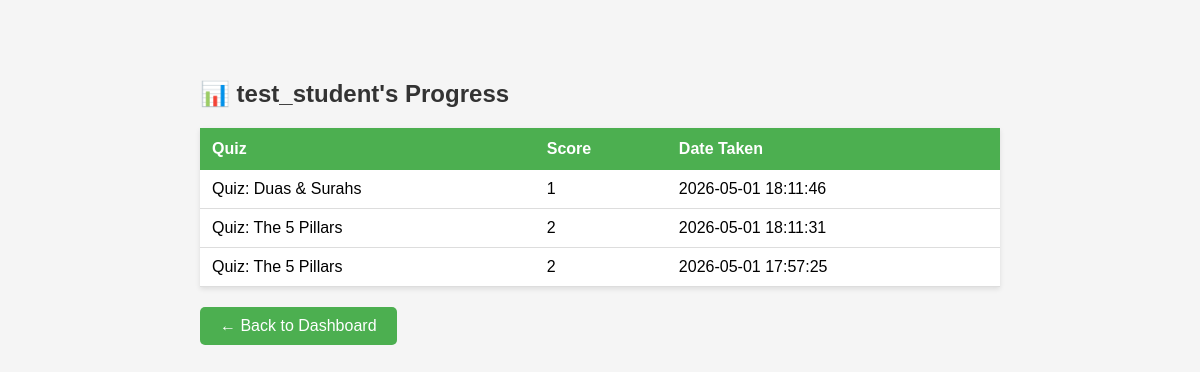
The page /teacher/student/4 (signed in) on the database its author committed.
### tables this page shows
CREATE TABLE Users (
    user_ID INTEGER PRIMARY KEY AUTOINCREMENT,
    username VARCHAR(50) UNIQUE NOT NULL,
    password VARCHAR(250) NOT NULL,
    role VARCHAR(20) NOT NULL -- 'could be teacher or student'
);

CREATE TABLE Quiz_Results (
    result_ID INTEGER PRIMARY KEY AUTOINCREMENT,
    user_ID INTEGER,
    quiz_ID INTEGER,
    score INTEGER,
    completion_date DATETIME DEFAULT CURRENT_TIMESTAMP,
    FOREIGN KEY (user_ID) REFERENCES Users(user_ID),
    FOREIGN KEY (quiz_ID) REFERENCES Quiz (quiz_ID)
);

CREATE TABLE Quiz (
    quiz_ID INTEGER PRIMARY KEY AUTOINCREMENT,
    lesson_ID INTEGER,
    title VARCHAR(250) NOT NULL,
    FOREIGN KEY (lesson_ID) REFERENCES Lessons(lesson_ID) ON DELETE CASCADE
);

### app.py (the view)
@app.route('/teacher/student/<int:user_ID>')
def view_student(user_ID):
    if session.get('role') != 'teacher':
        return redirect(url_for('lessons'))
    conn = get_db()
    cursor = conn.cursor()
    cursor.execute("SELECT * FROM Users WHERE user_ID=?", (user_ID,))
    student = cursor.fetchone()
    cursor.execute("""
        SELECT Quiz.title, Quiz_Results.score, Quiz_Results.completion_date
        FROM Quiz_Results
        JOIN Quiz ON Quiz_Results.quiz_ID = Quiz.quiz_ID
        WHERE Quiz_Results.user_ID = ?
        ORDER BY Quiz_Results.completion_date DESC
    """, (user_ID,))
    results = cursor.fetchall()
    conn.close()
    return render_template('view_student_progress.html', student=student, results=results)

### app.py (called while the page is built)
def get_db():
    conn = sqlite3.connect(DB_NAME)
    conn.execute("PRAGMA foreign_keys = ON")  #this enforces FK constraints
    return conn

### templates/view_student_progress.html (shortened to what this page needs)
<!DOCTYPE html>
<html>
<head>
</head>
<body>
<h2>📊 {{ student[1] }}'s Progress</h2>
<table>
    <tr>
        <th>Quiz</th>
        <th>Score</th>
        <th>Date Taken</th>
    </tr>
    {% for result in results %}
    <tr>
        <td>{{ result[0] }}</td>
        <td>{{ result[1] }}</td>
        <td>{{ result[2] }}</td>
    </tr>
    {% endfor %}
</table>
<a class="btn" href="/teacher/dashboard">← Back to Dashboard</a>
</body>
</html>

### templates/view_student_progress.html (style rules this page uses)
body { font-family: Arial; max-width: 800px; margin: 40px auto; background: #f5f5f5; padding: 20px; }
h2 { color: #333; }
table { width: 100%; border-collapse: collapse; background: white; box-shadow: 0 2px 5px rgba(0,0,0,0.1); }
th { background: #4CAF50; color: white; padding: 12px; text-align: left; }
td { padding: 10px 12px; border-bottom: 1px solid #ddd; }
a.btn { display: inline-block; margin-top: 20px; padding: 10px 20px; background: #4CAF50; color: white; border-radius: 5px; text-decoration: none; }

### rows shown on the page
Users: username "test_student"
Quiz_Results: title "Quiz: Duas & Surahs", score "1", completion_date "2026-05-01 18:11:46"
Quiz_Results: title "Quiz: The 5 Pillars", score "2", completion_date "2026-05-01 18:11:31"
Quiz_Results: title "Quiz: The 5 Pillars", score "2", completion_date "2026-05-01 17:57:25"
